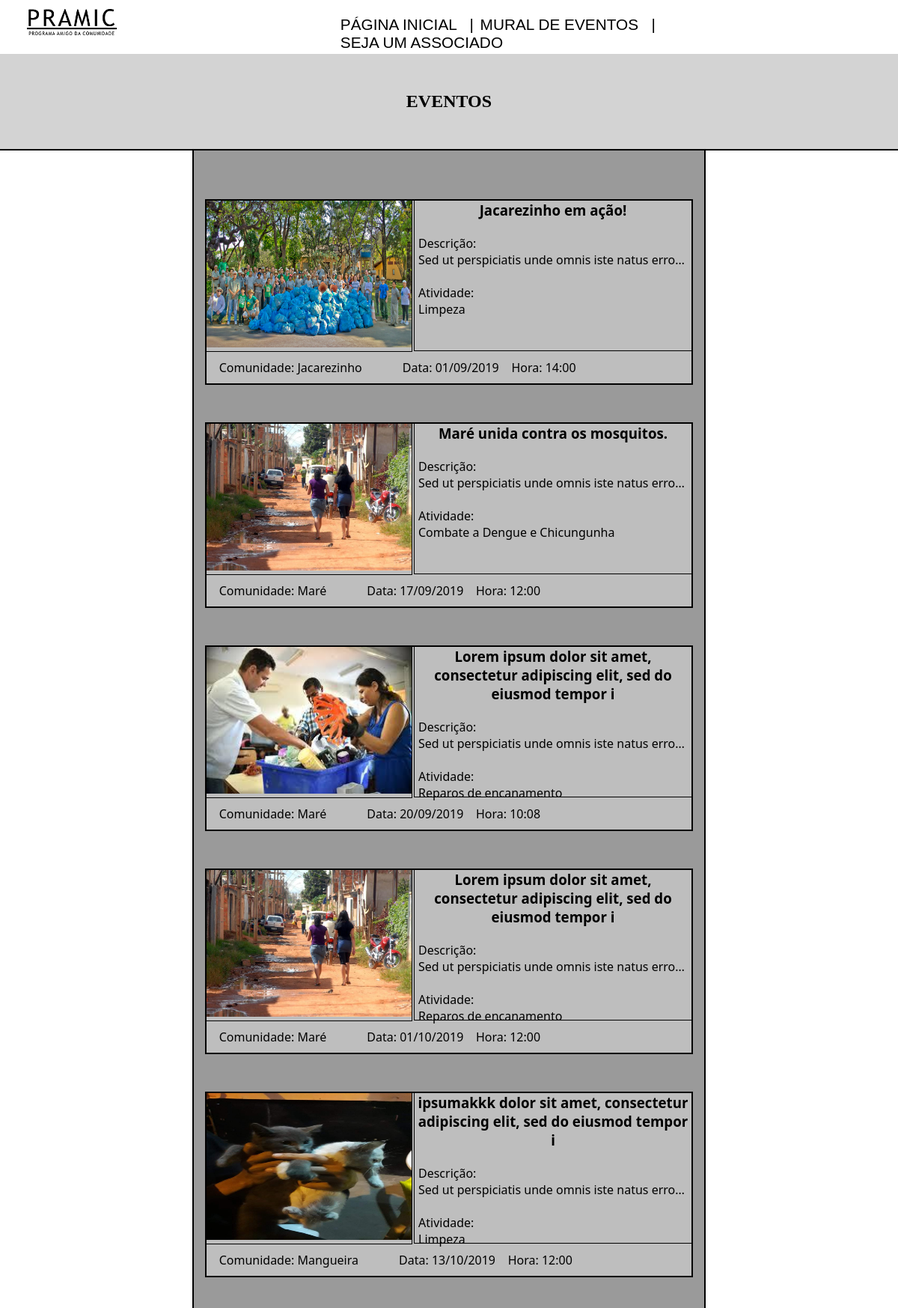
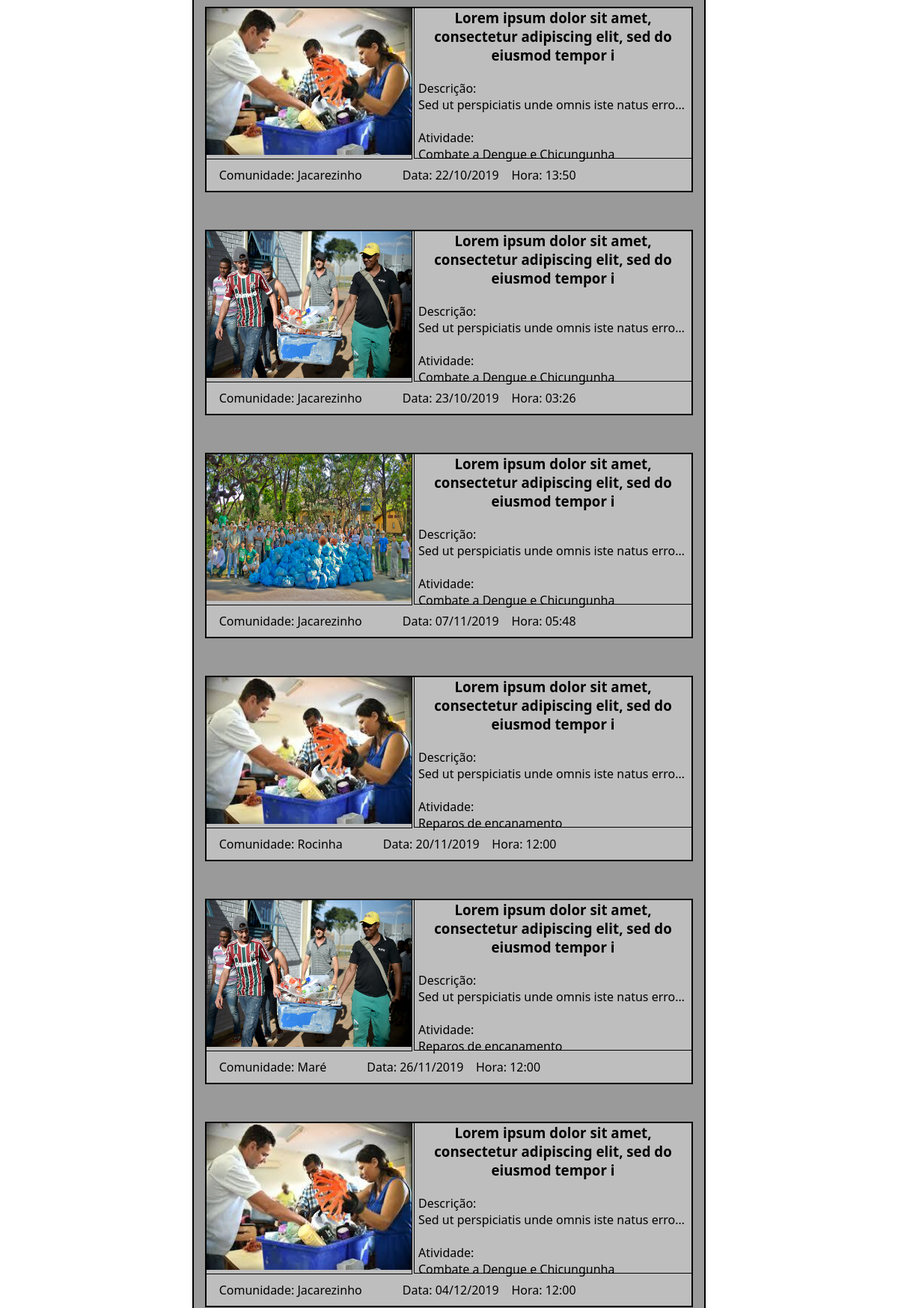
Screenshot of /pramic/mural_eventos.php (upper part) with the database file from the repository (2 pictures, top to bottom).
### tables this page shows
CREATE TABLE `eventos` (
  `id` int(10) unsigned NOT NULL AUTO_INCREMENT,
  `titulo` varchar(80) NOT NULL,
  `descricao` varchar(370) NOT NULL,
  `id_atividade` int(11) NOT NULL,
  `imagem` varchar(30) NOT NULL,
  `comunidade` varchar(50) NOT NULL,
  `local` varchar(100) NOT NULL,
  `data` date NOT NULL,
  `hora` time NOT NULL,
  `token` varchar(8) NOT NULL,
  PRIMARY KEY (`id`),
  KEY `comunidade` (`comunidade`),
  KEY `id_atividade` (`id_atividade`),
  CONSTRAINT `eventos_ibfk_1` FOREIGN KEY (`comunidade`) REFERENCES `comunidades` (`nome`),
  CONSTRAINT `eventos_ibfk_2` FOREIGN KEY (`id_atividade`) REFERENCES `atividades` (`id`)
);

CREATE TABLE `atividades` (
  `id` int(11) NOT NULL AUTO_INCREMENT,
  `atividade` varchar(50) NOT NULL,
  PRIMARY KEY (`id`)
);

### pramic/mural_eventos.php (the view, shortened to what this page needs)
<?php
include "_conexao.php";
$query = "SELECT e.token, e.titulo, e.descricao, e.id_atividade, e.imagem, e.comunidade, e.local, e.data, e.hora, a.atividade
        FROM eventos e
        JOIN atividades a ON a.id = e.id_atividade
        ORDER BY e.data ASC";
$result = mysqli_query($conexao, $query);
?>
<!DOCTYPE html>
<html lang="en">
<head>
    <link rel="stylesheet" href="css/mural-eventos.css" type="text/css">
</head>
<body>
    <header>
        <img src="imagens/pramic-logo.png" alt="logo" id="logo">
        <nav>
            <a href="home.php" class="text-nav">PÁGINA INICIAL &nbsp;&nbsp;|</a>
            <a href="mural_eventos.php" class="text-nav">MURAL DE EVENTOS &nbsp;&nbsp;|</a>
            <a href="cadastro_associacao.php" class="text-nav">SEJA UM ASSOCIADO</a>
        </nav>
    </header>
    <main>
        <div class="header">
            <h2>EVENTOS</h2>
        </div>
        <section id="mural-eventos">
            <?php
            while ($linha = mysqli_fetch_assoc($result)) {
                $titulo = $linha['titulo'];
                $descricao = $linha['descricao'];
                $atividade = $linha['atividade'];
                $imagem = $linha['imagem'];
                $comunidade = $linha['comunidade'];
                $data = date_create($linha['data']);
                $data = date_format($data, 'd/m/Y');
                $hora = date_create($linha['hora']);
                $hora = date_format($hora, 'H:i');
                $token = $linha['token'];
                echo "<div id='evento1'>
                        <a href='evento.php?k=$token' class='evento'>
                            <div id = 'imagem'>
                                <img src = 'imagens_eventos/$imagem'>
                            </div>
                            <div id = 'descricao'>
                                <h3>$titulo</h3>
                                <p>Descrição:<br>$descricao
                                <br><br>Atividade:<br>$atividade</p>
                            </div>
                            <div id='dados'>
                                &nbsp; &nbsp; Comunidade: $comunidade &nbsp; &nbsp; &nbsp; &nbsp; &nbsp; &nbsp;
                                Data: $data&nbsp; &nbsp;
                                Hora: $hora
                            </div>
                        </a>
                    </div>";
            }
            ?>
        </section>
    </main>
</body>
</html>

### pramic/css/mural-eventos.css (style rules this page uses)
body { padding: 0px; border: 0px; margin: 0px; }
header { position: sticky; height: 9vh; background-color: white; top: 0; z-index: 10; }
nav { margin-left: 37.5%; margin-top: -2.5%; height: 35%; width: 40%; }
main { width: 100%; height: auto; }
#logo { width: 10%; margin-top: 1%; margin-left: 3%; }
a { text-decoration: none; }
.text-nav { margin-left: 1%; color: black; font-family: Impact, Haettenschweiler, 'Arial Narrow Bold', sans-serif; font-size: 130%; }
.header { padding: 30px; text-align: center; background: LightGray; border-bottom: 2px solid black; }
#mural-eventos { padding: 15px; margin: 20px auto; margin-top: 0px; width: 50%; min-width: 652px; max-width: 660px; background-color: rgb(154 154 154); height: auto; white-space: nowrap; text-overflow: ellipsis; overflow: hidden; border: 2px solid black; border-top: none; }
#mural-eventos a, #mural-eventos a:visited { color: black; }
#imagem { display: inline-block; border: 1px solid black; border-left: none; border-top: none; }
#descricao { display: inline-block; border: 1px solid black; border-top: none; border-right: none; white-space: normal; }
#imagem { float: left; }
#descricao { float: right; width: 370px; height: 200px; }
#dados { clear: both; padding: 10px 0; }
.evento #imagem img { width: 274px; height: 196px; }
#evento1 { font-family: 'Segoe UI', Tahoma, Geneva, Verdana, sans-serif; border: 2px solid black; margin-top: 50px; background-color: rgb(190, 190, 190); transition-duration: 0.3s; }
#descricao h3 { text-align: center; padding: 0; margin: 0; }
#descricao p { text-align: justify; padding: 5px; white-space: nowrap; text-overflow: ellipsis; overflow: hidden; }

### rows the page displays
eventos: imagem (picture), titulo "Jacarezinho em ação!", descricao "Sed ut perspiciatis unde omnis iste natus erro…", id_atividade.atividade "Limpeza", comunidade "Jacarezinho", data "01/09/2019", hora "14:00"
eventos: imagem (picture), titulo "Maré unida contra os mosquitos.", descricao "Sed ut perspiciatis unde omnis iste natus erro…", id_atividade.atividade "Combate a Dengue e Chicungunha", comunidade "Maré", data "17/09/2019", hora "12:00"
eventos: imagem (picture), titulo "Lorem ipsum dolor sit amet, consectetur adipiscing elit, sed do eiusmod tempor i", descricao "Sed ut perspiciatis unde omnis iste natus erro…", id_atividade.atividade "Reparos de encanamento", comunidade "Maré", data "20/09/2019", hora "10:08"
eventos: imagem (picture), titulo "Lorem ipsum dolor sit amet, consectetur adipiscing elit, sed do eiusmod tempor i", descricao "Sed ut perspiciatis unde omnis iste natus erro…", id_atividade.atividade "Reparos de encanamento", comunidade "Maré", data "01/10/2019", hora "12:00"
eventos: imagem (picture), titulo "ipsumakkk dolor sit amet, consectetur adipiscing elit, sed do eiusmod tempor i", descricao "Sed ut perspiciatis unde omnis iste natus erro…", id_atividade.atividade "Limpeza", comunidade "Mangueira", data "13/10/2019", hora "12:00"
eventos: imagem (picture), titulo "Lorem ipsum dolor sit amet, consectetur adipiscing elit, sed do eiusmod tempor i", descricao "Sed ut perspiciatis unde omnis iste natus erro…", id_atividade.atividade "Combate a Dengue e Chicungunha", comunidade "Jacarezinho", data "22/10/2019", hora "13:50"
eventos: imagem (picture), titulo "Lorem ipsum dolor sit amet, consectetur adipiscing elit, sed do eiusmod tempor i", descricao "Sed ut perspiciatis unde omnis iste natus erro…", id_atividade.atividade "Combate a Dengue e Chicungunha", comunidade "Jacarezinho", data "23/10/2019", hora "03:26"
eventos: imagem (picture), titulo "Lorem ipsum dolor sit amet, consectetur adipiscing elit, sed do eiusmod tempor i", descricao "Sed ut perspiciatis unde omnis iste natus erro…", id_atividade.atividade "Combate a Dengue e Chicungunha", comunidade "Jacarezinho", data "07/11/2019", hora "05:48"
eventos: imagem (picture), titulo "Lorem ipsum dolor sit amet, consectetur adipiscing elit, sed do eiusmod tempor i", descricao "Sed ut perspiciatis unde omnis iste natus erro…", id_atividade.atividade "Reparos de encanamento", comunidade "Rocinha", data "20/11/2019", hora "12:00"
eventos: imagem (picture), titulo "Lorem ipsum dolor sit amet, consectetur adipiscing elit, sed do eiusmod tempor i", descricao "Sed ut perspiciatis unde omnis iste natus erro…", id_atividade.atividade "Reparos de encanamento", comunidade "Maré", data "26/11/2019", hora "12:00"
eventos: imagem (picture), titulo "Lorem ipsum dolor sit amet, consectetur adipiscing elit, sed do eiusmod tempor i", descricao "Sed ut perspiciatis unde omnis iste natus erro…", id_atividade.atividade "Combate a Dengue e Chicungunha", comunidade "Jacarezinho", data "04/12/2019", hora "12:00"
